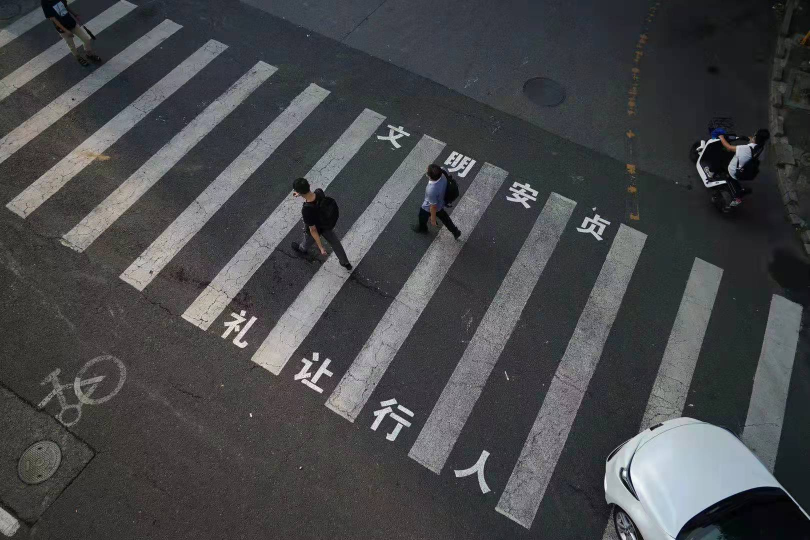
#> input picture data/2-task/code/imgs/cross_line.jpg, 1620 x 1080 px (shown at 1/2 size)
$ python cross_line.py
#> lines starting #> are read from the running program, lines starting #| are printed output that depends on the picture; after the words box and inside, x2 and y2 are one past the last pixel; in counts of white or black regions, pixels touching at a corner belong together
import cv2
import numpy as np

# 读取图像
image = cv2.imread('imgs/cross_line.jpg')
#> image is the input picture: shape (1080, 1620, 3); mean B, G, R 74.2, 71.9, 70.7

# 检查图像是否成功读取
if image is None:
    print("Error: Image not found.")
    exit()

# 转换为灰度图像
gray = cv2.cvtColor(image, cv2.COLOR_BGR2GRAY)

# 高斯模糊去噪
blurred = cv2.GaussianBlur(gray, (5, 5), 0)

# 二值化处理
_, binary = cv2.threshold(blurred, 0, 255, cv2.THRESH_BINARY_INV + cv2.THRESH_OTSU)
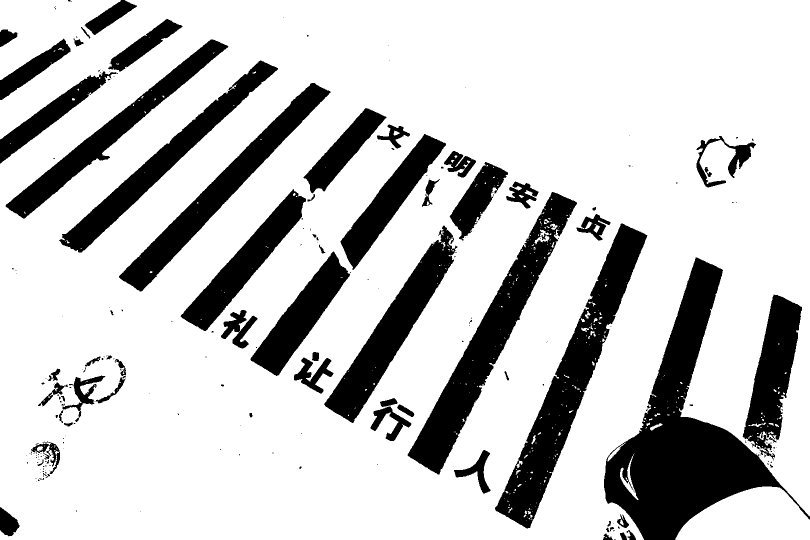
#> binary: shape (1080, 1620) (shown at 1/2 size); 78.3% white; 228 black regions (160 under 20 px), largest, box (x1, y1, x2, y2) and area: (1208, 515, 1620, 1080) 72668, (990, 447, 1295, 1057) 41113, (815, 384, 1154, 949) 37232

# 定义结构元素
kernel = cv2.getStructuringElement(cv2.MORPH_RECT, (3, 3))

# 开运算（先腐蚀后膨胀）
#opening = binary
opening = cv2.morphologyEx(binary, cv2.MORPH_OPEN, kernel, iterations=2)
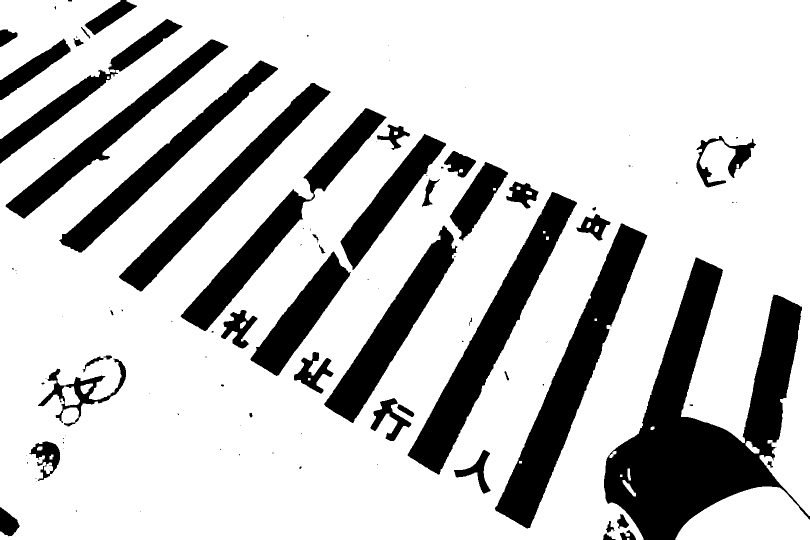
#> opening: shape (1080, 1620) (shown at 1/2 size); 77.9% white; 109 black regions (62 under 20 px), largest, box (x1, y1, x2, y2) and area: (1208, 515, 1620, 1080) 93626, (990, 447, 1295, 1057) 42442, (815, 384, 1154, 949) 38272

# 闭运算（先膨胀后腐蚀）
#closing = opening
closing = cv2.morphologyEx(opening, cv2.MORPH_CLOSE, kernel, iterations=2)
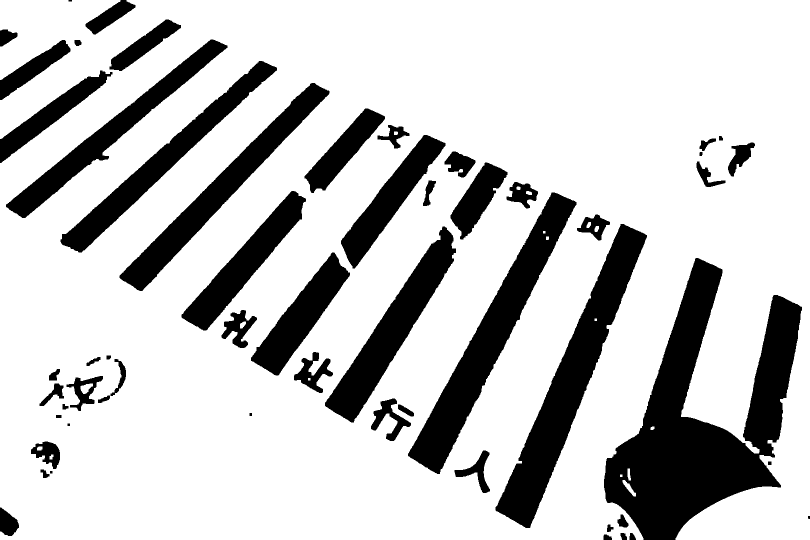
#> closing: shape (1080, 1620) (shown at 1/2 size); 78% white; 56 black regions, largest, box (x1, y1, x2, y2) and area: (1208, 516, 1604, 1080) 93184, (991, 448, 1294, 1056) 42401, (816, 385, 1153, 948) 38260

# 使用Canny算子检测边缘
edges = cv2.Canny(closing, 50, 150)
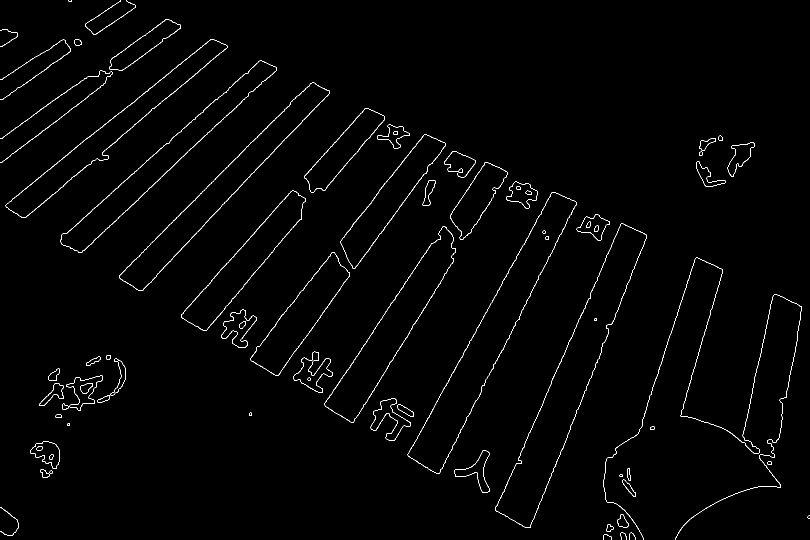
#> edges: shape (1080, 1620) (shown at 1/2 size); 1.2% white in thin lines or dots

# 查找轮廓
contours, _ = cv2.findContours(edges, cv2.RETR_EXTERNAL, cv2.CHAIN_APPROX_SIMPLE)
#> contours = 60 contours, 7 with area under 20; largest, box (x1, y1, x2, y2) and area: (990, 447, 1294, 1056) 42453, (815, 384, 1153, 948) 38394, (238, 165, 659, 582) 25918, (649, 452, 912, 845) 25574, (120, 121, 554, 505) 22913

# 绘制轮廓
result = image.copy()
cv2.drawContours(result, contours, -1, (0, 255, 0), 2)
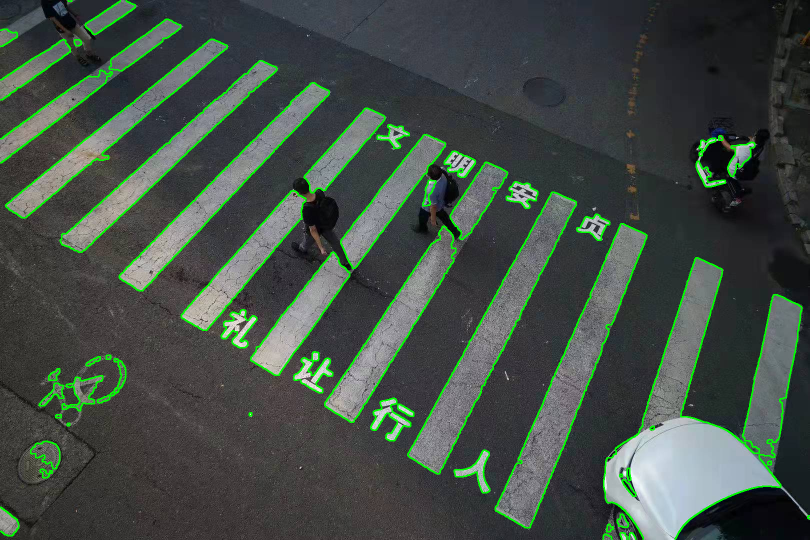
#> result: shape (1080, 1620, 3) (shown at 1/2 size); 3.86% of pixels changed, all inside (x1, y1, x2, y2) = (0, 0, 1620, 1080)

# 将二值化图像、开运算后的图像和闭运算后的图像转换为三通道图像
binary_color = cv2.cvtColor(binary, cv2.COLOR_GRAY2BGR)
opening_color = cv2.cvtColor(opening, cv2.COLOR_GRAY2BGR)
closing_color = cv2.cvtColor(closing, cv2.COLOR_GRAY2BGR)
edges_color = cv2.cvtColor(edges, cv2.COLOR_GRAY2BGR)
#> edges_color: shape (1080, 1620, 3); 1.2% white in thin lines or dots

# 缩放比例
scale_percent = 40  # 可以根据需要调整


def show_resized_image(title, img):
#> called with title = 'Original Image'
    width = int(img.shape[1] * scale_percent / 100)
#> width = 648
    height = int(img.shape[0] * scale_percent / 100)
#> height = 432
    dim = (width, height)
#> dim = (648, 432)
    resized = cv2.resize(img, dim, interpolation=cv2.INTER_AREA)
    cv2.imshow(title, resized)


# 分别显示每个处理步骤的结果
show_resized_image('Original Image', image)
show_resized_image('Binary Image', binary_color)
show_resized_image('Opening Image', opening_color)
show_resized_image('Closing Image', closing_color)
show_resized_image('Edges Image', edges_color)
#> in show_resized_image (call 5), `resized = cv2.resize(img, dim, interpolation=cv2.INTER_AREA)`:
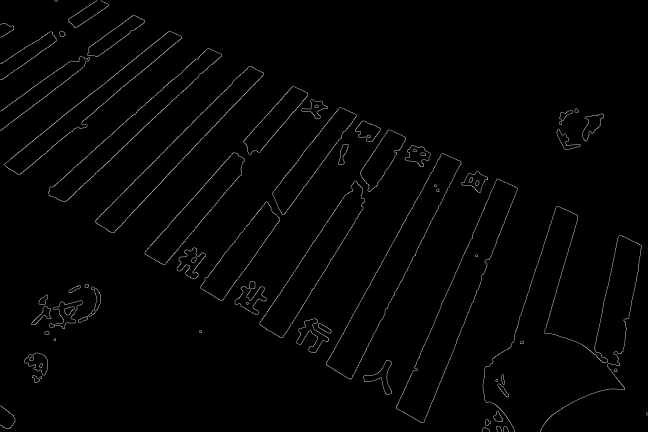
#> resized: shape (432, 648, 3); min 0, max 163, mean 3.1
show_resized_image('Result Image', result)
#> in show_resized_image (call 6), `resized = cv2.resize(img, dim, interpolation=cv2.INTER_AREA)`:
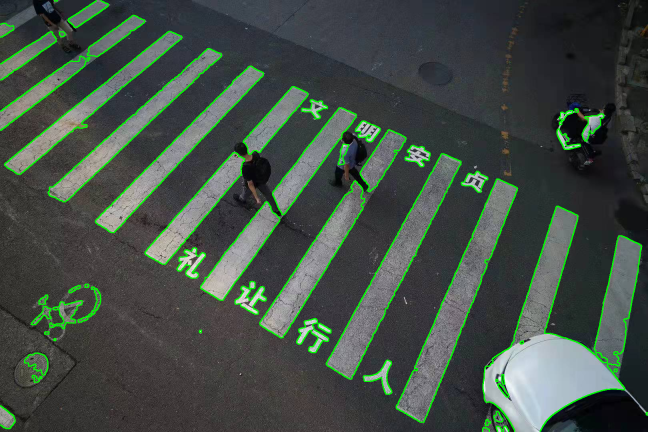
#> resized: shape (432, 648, 3); mean B, G, R 70.4, 78.1, 67

cv2.waitKey(0)
cv2.destroyAllWindows()
